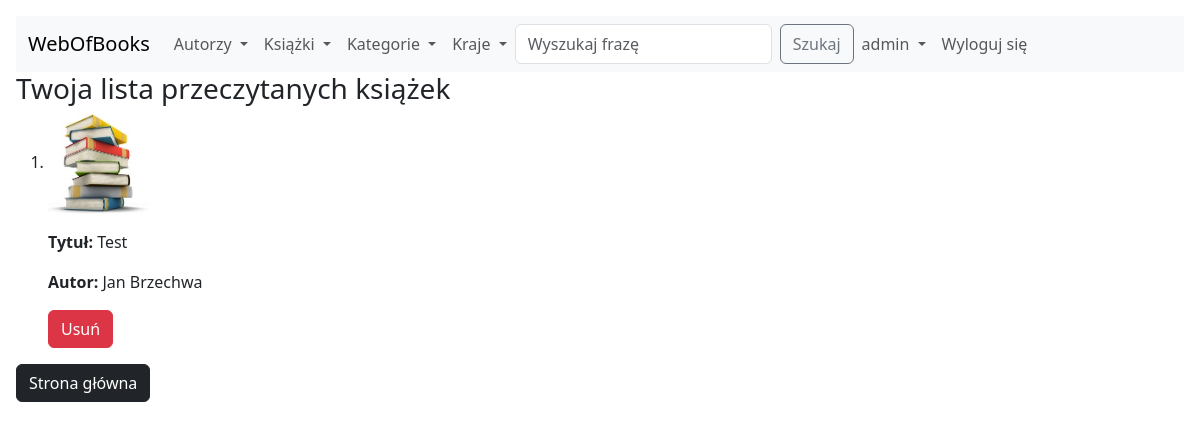
/webofbooks/user/booksread/ (signed in), run on the app's committed database.
### webofbooks/models.py (models this page shows, shortened)
class BooksRead(models.Model):
    user_id = ForeignKey(User, on_delete=DO_NOTHING)
    book_id = ForeignKey(Books, on_delete=DO_NOTHING)

class Books(models.Model):
    author_id = ForeignKey(Authors, on_delete=DO_NOTHING, null=True)
    category_id = ForeignKey(Categories, on_delete=DO_NOTHING)
    title = models.CharField(max_length=300)
    issue_date = models.DateField()
    date_added = models.DateField(default=date.today)
    cover = models.ImageField(upload_to='', default='default.jpg')

class Authors(models.Model):
    name = models.CharField(max_length=100)
    surname = models.CharField(max_length=100)
    date_of_birth = models.DateField()
    date_of_death = models.DateField(null=True, blank=True)
    country = ForeignKey(Countries, on_delete=DO_NOTHING)

### webofbooks/views.py (the view)
# urls.py: path('user/booksread/', BooksReadView.as_view(), name='booksread_list'),
class BooksReadView(View):
    def get(self, request):
        username = request.user
        books_read = BooksRead.objects.filter(user_id=username).all()
        return render(request,
                      'webofbooks/user_booksread_list.html',
                      context={
                          "books_read": books_read,
                      })

### webofbooks/templates/webofbooks/user_booksread_list.html (shortened to what this page needs)
{% load static %}
<!DOCTYPE html>
<html lang="en">
<head>
</head>
<body>
{% include 'webofbooks/navbar.html' %}
<h3>Twoja lista przeczytanych książek</h3>
<ol>
    {% for book in books_read %}
    <li>
        <p><img style='max-width:100px' src="{% static book.book_id.cover.url %}"></p>
        <p><b>Tytuł:</b> {{ book.book_id.title }}</p>
        <p><b>Autor:</b> {{ book.book_id.author_id.name }} {{ book.book_id.author_id.surname }}</p>
    </li>
    <a href="{% url 'webofbooks:booksread_delete' book.id %}"><button type="button" class="btn btn-danger">Usuń</button></a>
    {% endfor %}
</ol>
<p><a href="{% url 'webofbooks:homepage' %}"><button type="button" class="btn btn-dark">Strona główna</button></a></p>
</body>
</html>

### webofbooks/templates/webofbooks/navbar.html (shortened to what this page needs)
<!DOCTYPE html>
<html lang="en">
<head>
    <link href="https://cdn.jsdelivr.net/npm/bootstrap@5.3.0-alpha1/dist/css/bootstrap.min.css" rel="stylesheet">
    <link href="https://getbootstrap.com/docs/5.3/assets/css/docs.css" rel="stylesheet">
</head>
<body class="p-3 m-0 border-0 bd-example">
<nav class="navbar navbar-expand-lg bg-body-tertiary">
  <div class="container-fluid">
    <a class="navbar-brand" href="{% url 'webofbooks:homepage' %}">WebOfBooks</a>
    <div class="collapse navbar-collapse" id="navbarSupportedContent">
      <ul class="navbar-nav me-auto mb-2 mb-lg-0">
        <li class="nav-item dropdown">
          <a class="nav-link dropdown-toggle" href="#" role="button" data-bs-toggle="dropdown" aria-expanded="false">
            Autorzy
          </a>
        <li class="nav-item dropdown">
          <a class="nav-link dropdown-toggle" href="#" role="button" data-bs-toggle="dropdown" aria-expanded="false">
            Książki
          </a>
        <li class="nav-item dropdown">
          <a class="nav-link dropdown-toggle" href="#" role="button" data-bs-toggle="dropdown" aria-expanded="false">
            Kategorie
          </a>
        <li class="nav-item dropdown">
          <a class="nav-link dropdown-toggle" href="#" role="button" data-bs-toggle="dropdown" aria-expanded="false">
            Kraje
          </a>
        </li>
      <form class="d-flex" role="search" method="POST" action="{% url 'webofbooks:search' %}">
        <input class="form-control me-2" type="search" placeholder="Wyszukaj frazę" aria-label="Search" name="searched">
        <button class="btn btn-outline-secondary" type="submit">Szukaj</button>
      </form>
                {% if user.is_authenticated %}
        <li class="nav-item dropdown">
          <a class="nav-link dropdown-toggle" href="#" role="button" data-bs-toggle="dropdown" aria-expanded="false">
            {{ user.get_username }}
          </a>
        </li>
        <li class="nav-item">
          <a class = "nav-link" href="{% url 'logout' %}">Wyloguj się</a>
        </li>
        {% endif %}
    </div>
  </div>
</nav>
<body>
</body>
</html>

### data on the page
BooksRead: book_id.cover (placeholder picture), book_id "Test", book_id.author_id.name "Jan", book_id.author_id.surname "Brzechwa"

### other printed values
{{ user.get_username }} "admin"
